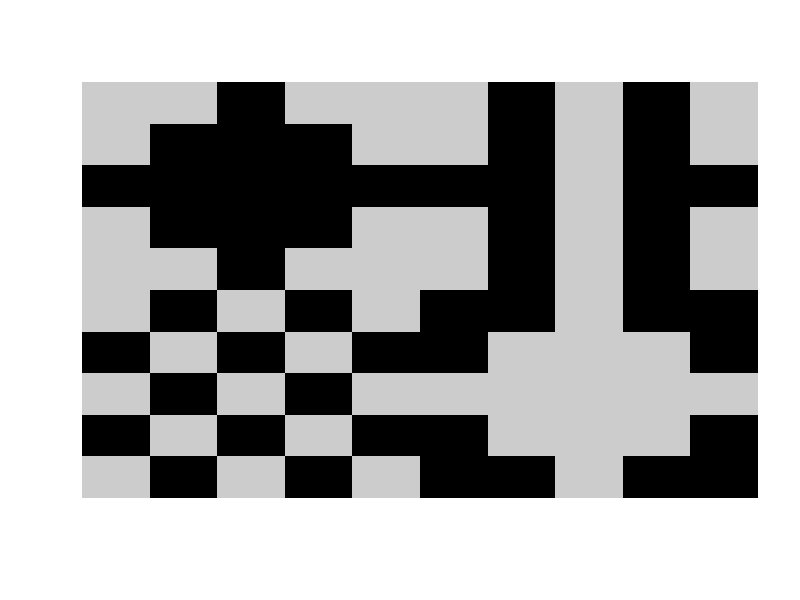
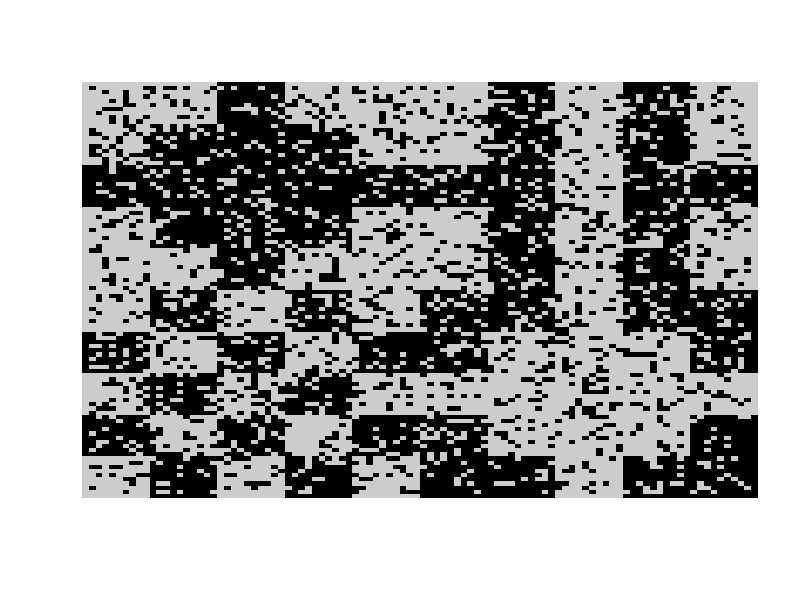
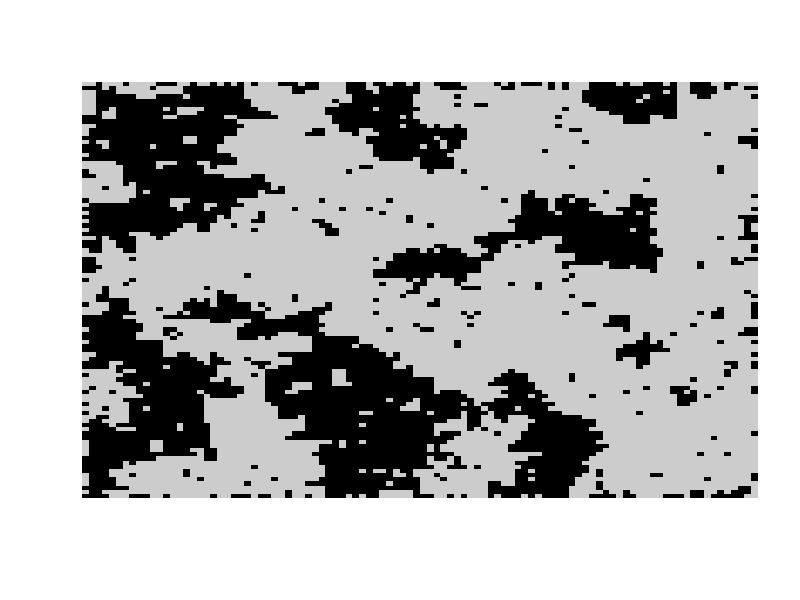

The R source for these figures, in order:
temp <- (matrix(1,nrow=3,ncol=3) %x% matrix(c(2,1,1,2),2))[1:5,1:5]
M1 <- temp %x% matrix(1,nrow=10,ncol=10)
M2 <- matrix(2,nrow=50, ncol=50)
M2[21:30,1:10] <- M2[21:30,41:50] <- 1
M2[11:40,11:20] <- M2[11:40,31:40] <- 1
M2[1:50,21:30] <- 1
M3 <- matrix(2,nrow=50, ncol=50)
M3[11:20,] <- M3[31:40,] <- 1
M3[1:10,21:30] <- M3[41:50,21:30] <- 1
M4 <- 3 - M2
X.ori <- cbind(rbind(M1,M4),rbind(M2,M3))

image(X.ori, axes=FALSE, frame.plot=FALSE, col = grey(c(0, 0.8)))

p <- 0.2
set.seed(12345)
N <- dim(X.ori)[1]
Y <- X.ori
Y1 <- Y[2:(N-1),2:(N-1)]
i1 <- which(runif(((N-2)^2)) < p)
Y1[i1] <- 3-Y1[i1]
Y[2:(N-1),2:(N-1)] <- Y1

image(Y, axes=FALSE, frame.plot=FALSE, col=grey(c(0, 0.8)))


alpha <- 0.03
beta <- 1
nmcmc <- 50
N <- 100
set.seed(12345)
X <- matrix(runif(N^2)<0.5,N)+1
for (k in (1:nmcmc)) {
  for (i in sample(2:(N-1))) {
    for (j in sample(2:(N-1))) {
      Vij <- c(X[i-1,j], X[i+1,j], X[i,j-1], X[i,j+1])
      u1 <-   beta*sum(Vij!=1) + alpha
      u2 <-   beta*sum(Vij!=2) 
      p1 <- 1/(1+exp(-u2+u1))
      r <- runif(1)
      if (r < p1)
        X[i,j] <- 1
      else 
        X[i,j] <- 2
    }
  }
}
image(X, axes=FALSE, frame.plot=FALSE, col = grey(c(0, 0.8)))
